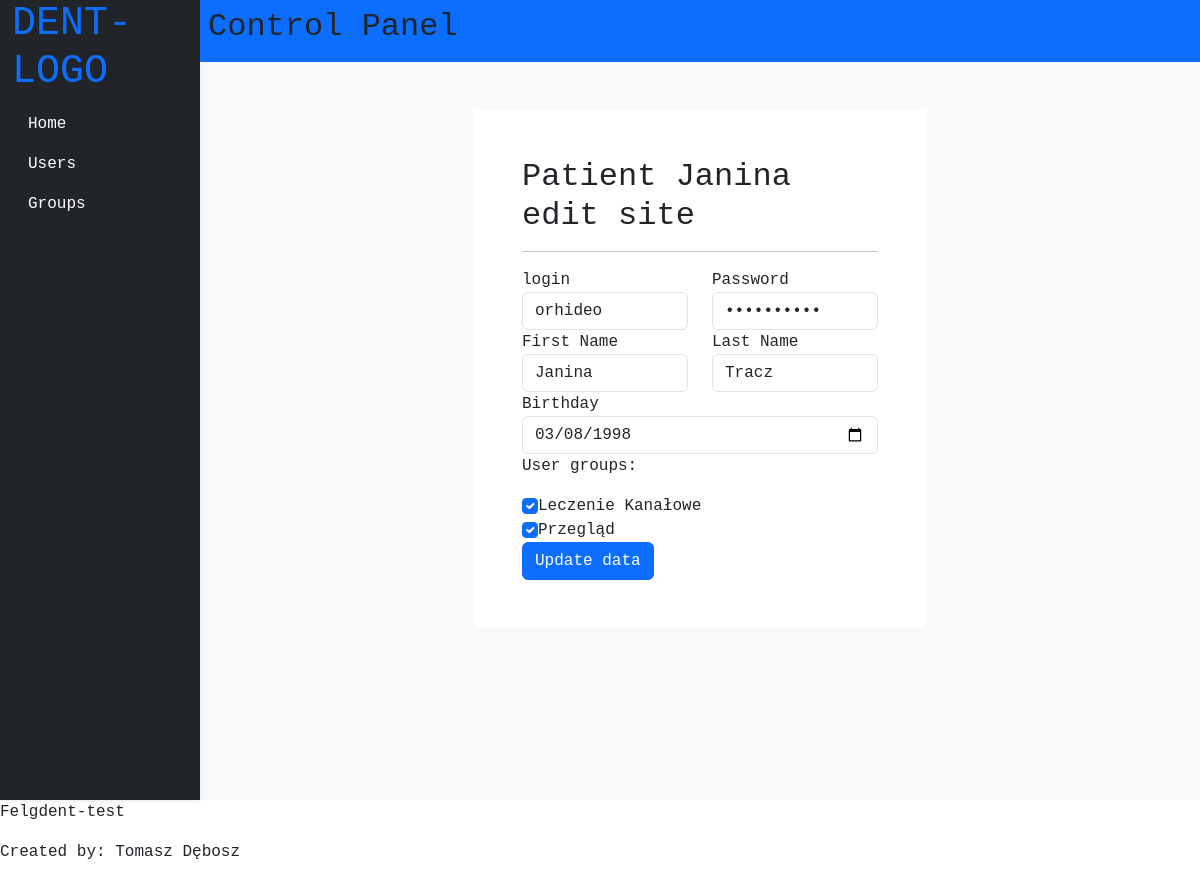
Page /edit_patient.php?id=1 on the committed database.
### tables this page shows
CREATE TABLE `patients` (
  `patient_id` int(100) NOT NULL,
  `patient_login` varchar(100) NOT NULL,
  `patient_password` varchar(100) NOT NULL,
  `patient_firstname` varchar(100) NOT NULL,
  `patient_lastname` varchar(100) NOT NULL,
  `patient_birthday` date NOT NULL,
  `patient_grouplist` varchar(100) NOT NULL
);

CREATE TABLE `groups` (
  `group_id` int(100) NOT NULL,
  `group_name` varchar(100) NOT NULL
);

### edit_patient.php (the view, shortened to what this page needs)
<?php
require "resources/configuration/connect.php";
$patient_id = $_GET['id'];
$sql = "SELECT * FROM patients WHERE patient_id = $patient_id";
        $result = $connect->query($sql);
$sql_groups = "SELECT * FROM groups";
$result_groups = $connect->query($sql_groups);
?>
<!DOCTYPE html>
<html lang="en">
<head>
    <?php require "resources/templates/head.php" ?>
</head>
<body>
<div class="container-fluid row bg-light p-0 m-0">
    <?php require "resources/templates/main_menu.php" ?>
    <div class="col-10 p-0 content">
        <?php require "resources/templates/header.php" ?>
        <div class="p-5 d-flex justify-content-center">
            <div class="p-5 w-50 bg-white">
                <?php
                if ($result->num_rows > 0) {
                  while($row = $result->fetch_assoc()) {
                    echo '
                    <h2>Patient '.$row['patient_firstname'].' edit site</h2>
                    <hr>
                        <form method="POST">
                            <div class="form-row row">
                                <div class="form-group col-md-6">
                                    <label for="login">login</label>
                                    <input type="text" class="form-control" value="'.$row['patient_login'].'" name="login">
                                </div>
                                <div class="form-group col-md-6">
                                    <label for="password">Password</label>
                                    <input type="password" class="form-control" value="'.$row['patient_password'].'" name="password">
                                </div>
                            </div>
                            <div class="form-row row">
                                <div class="form-group col-md-6">
                                    <label for="firstname">First Name</label>
                                    <input type="text" class="form-control" value="'.$row['patient_firstname'].'" name="firstname">
                                </div>
                                <div class="form-group col-md-6">
                                    <label for="lastname">Last Name</label>
                                    <input type="text" class="form-control" value="'.$row['patient_lastname'].'" name="lastname">
                                </div>
                            </div>
                            <label for="birthday">Birthday</label>
                            <input class="form-control" type="date" value="'.$row['patient_birthday'].'" name="birthday">';
                            echo '<p>User groups:</p>';
                            if ($result_groups -> num_rows > 0){
                                while($groups = $result_groups->fetch_assoc()) {
                                    if(str_contains($row['patient_grouplist'], $groups['group_id'])){
                                        echo '<input class="form-check-input" type="checkbox" id="'.$groups['group_name'].'" name="'.$groups['group_id'].'" value="'.$groups['group_id'].'" checked>'.$groups['group_name'].'<br>';
                                    }
                                    else{
                                        echo  '<input class="form-check-input" type="checkbox" id="'.$groups['group_name'].'" value="'.$groups['group_id'].'" name="'.$groups['group_id'].'" >'.$groups['group_name'].'<br>';
                                    }
                                }
                              }
                              else{
                                echo '<td>Brak zadeklarowanych Pacjentów</td>';
                              }
                              echo '<input type="submit" name="submit" class="btn btn-primary" value="Update data">
                        </form>
                    ';
                  }
                } else {
                  echo "0 results";
                }
                ?>
            </div>
        </div>
    </div>
</div>
<div class="footer">
    <?php include "resources/templates/footer.php" ?>
</div>
</body>
</html>

### resources/css/style.css (style rules this page uses)
* { font-family: 'Courier New', Courier, monospace; }

### rows in the picture
patients: patient_firstname "Janina", login "orhideo", firstname "Janina", lastname "Tracz", birthday "03/08/1998"
groups: group_name "Leczenie Kanałowe"
groups: group_name "Przegląd"
